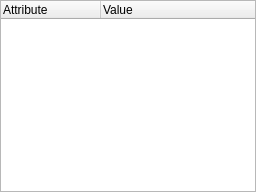
<?xml version="1.0" encoding="UTF-8"?>
<!--
DFF - An Open Source Digital Forensics Framework
Copyright (C) 2011 ArxSys

This program is free software, distributed under the terms of
the GNU General Public License Version 2. See the LICENSE file
at the top of the source tree.

See http://www.digital-forensic.org for more information about this
project. Please do not directly contact any of the maintainers of
DFF for assistance; the project provides a web site, mailing lists
and IRC channels for your use.

Author(s):
Christophe Malinge cma@digital-forensic.org
-->
<ui version="4.0">
 <class>VariantTreeWidget</class>
 <widget class="QTreeWidget" name="VariantTreeWidget"><widget class="QWidget" name="useless" native="true" />
  <property name="geometry">
   <rect>
    <x>0</x>
    <y>0</y>
    <width>256</width>
    <height>192</height>
   </rect>
  </property>
  <property name="sizePolicy">
   <sizepolicy hsizetype="Expanding" vsizetype="Expanding">
    <horstretch>0</horstretch>
    <verstretch>0</verstretch>
   </sizepolicy>
  </property>
  <property name="alternatingRowColors">
   <bool>true</bool>
  </property>
  <column>
   <property name="text">
    <string>Attribute</string>
   </property>
  </column>
  <column>
   <property name="text">
    <string>Value</string>
   </property>
  </column>
  <widget class="QWidget" name="useless" native="true">
   <property name="geometry">
    <rect>
     <x>0</x>
     <y>0</y>
     <width>100</width>
     <height>30</height>
    </rect>
   </property>
  </widget>
 </widget>
 <resources/>
 <connections/>
</ui>
